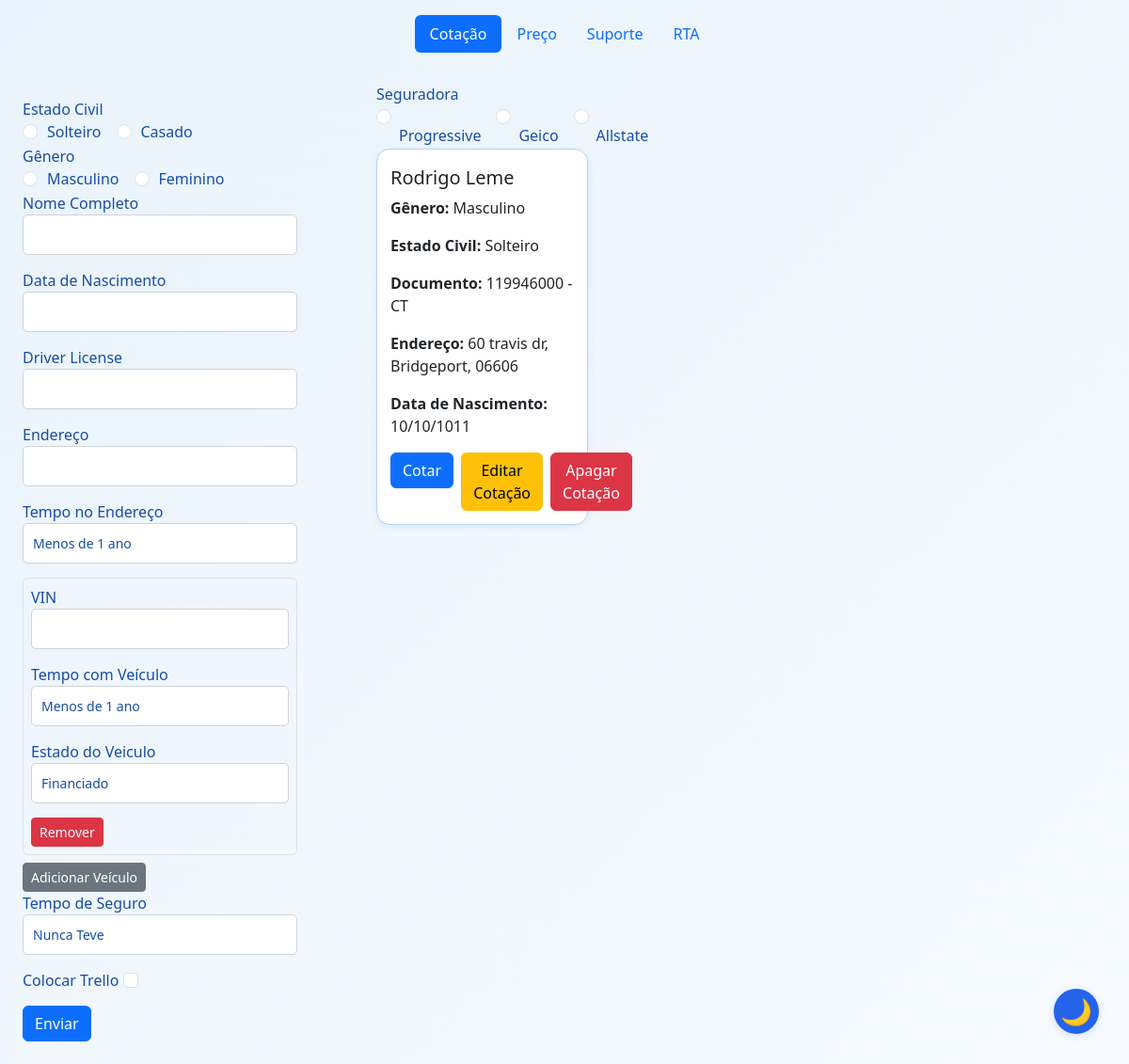
The page / on the database its author committed.
### app/models/cotacao_db.py (models this page shows)
class Cotacao(db.Model):
    __tablename__ = 'cotacao'
    id = db.Column(db.Integer, primary_key=True)
    genero = db.Column(db.String(50), nullable=False)
    nome = db.Column(db.String(100), nullable=False)
    documento = db.Column(db.String(50), nullable=False)
    endereco = db.Column(db.String(200), nullable=False)
    tempo_de_seguro = db.Column(db.String(50), nullable=False)
    data_nascimento = db.Column(db.String(50), nullable=False)
    tempo_no_endereco = db.Column(db.String(50), nullable=False)
    trello_card_id = db.Column(db.String(100))
    estado_civil = db.Column(db.String(20), nullable=False, default='Solteiro')
    nome_conjuge = db.Column(db.String(100))
    data_nascimento_conjuge = db.Column(db.String(50))
    documento_conjuge = db.Column(db.String(50))
    vehicles_json = db.Column(db.Text, nullable=False)  # Armazena lista de veículos em JSON

### app/routes/cotacao_routes.py (the view)
@cotacao_bp.route('/', methods=['GET', 'POST'])
def cotacao():
    cotacao_form = CotacaoForm()
    seguradora_form = SeguradoraForm()
    if cotacao_form.is_submitted():
        veiculos_count = 0
        while f"veiculos-{veiculos_count}-vin" in (cotacao_form.data or {}):
            veiculos_count += 1
        while len(cotacao_form.veiculos.entries) < veiculos_count:
            cotacao_form.veiculos.append_entry()
    if cotacao_form.validate_on_submit():
        dados = extrair_dados_formulario(cotacao_form)
        trello_card_id = None
        if cotacao_form.colocar_trello.data:
            trello = Trello()
            email = f"{dados['nome'].lower().replace(' ', '')}@outlook.com"
            dados_sem_veiculos = dict(dados)
            dados_sem_veiculos.pop('veiculos', None)
            trello_card_id = trello.criar_carta(
                **dados_sem_veiculos,
                veiculos=json.dumps(dados['veiculos']),
                email=email
            )
        cotacao = Cotacao(
            genero=dados['genero'],
            nome=dados['nome'],
            documento=dados['documento'],
            endereco=dados['endereco'],
            tempo_de_seguro=dados['tempo_de_seguro'],
            data_nascimento=dados['data_nascimento'],
            tempo_no_endereco=dados['tempo_no_endereco'],
            estado_civil=dados['estado_civil'],
            nome_conjuge=dados['nome_conjuge'],
            data_nascimento_conjuge=dados['data_nascimento_conjuge'],
            documento_conjuge=dados['documento_conjuge'],
            vehicles_json=json.dumps(dados['veiculos']),
            trello_card_id=trello_card_id
        )
        db.session.add(cotacao)
        db.session.commit()
        return redirect(url_for('cotacao.cotacao'))
    else:
        print("Erro na validação do formulário:", cotacao_form.errors)
    cotacoes = Cotacao.query.all()
    return render_template('cotacao.html', form=cotacao_form, cotacoes=cotacoes, form_seguradora=seguradora_form)

### app/forms/veiculo_form.py
class VeiculoForm(FlaskForm):
    class Meta:
        csrf = False
    vin = StringField('VIN', validators=[DataRequired()])
    tempo_com_veiculo = SelectField('Tempo com Veículo', choices=[('Menos de 1 ano', 'Menos de 1 ano'), ('1-3 Anos', 'Entre 1 e 3 anos'), ('Mais de 5 Anos', '5 Anos ou mais')], validators=[DataRequired()])
    financiado = SelectField('Estado do Veiculo', choices=[('Financiado', 'Financiado'), ('Quitado', 'Quitado')], validators=[DataRequired()])

### app/templates/cotacao.html (shortened to what this page needs)
{% extends "base.html" %}
{% block content %}
<div class="content-container">
    <div class="form-section">
        <form class="small-form" method="post">
            <div class="form-group">
                <label for="estado_civil">{{ form.estado_civil.label }}</label>
                <div class="d-flex">
                    {% for subfield in form.estado_civil %}
                    <div class="form-check form-check-inline">
                        {{ subfield(class="form-check-input") }}
                        <label class="form-check-label" for="{{ subfield.id }}">{{ subfield.label.text }}</label>
                    </div>
                    {% endfor %}
                </div>
            </div>
            <div class="form-group">
                <label for="genero">{{ form.genero.label }}</label>
                <div class="d-flex">
                    {% for subfield in form.genero %}
                    <div class="form-check form-check-inline">
                        {{ subfield(class="form-check-input") }}
                        <label class="form-check-label" for="{{ subfield.id }}">{{ subfield.label.text }}</label>
                    </div>
                    {% endfor %}
                </div>
            </div>
            <div class="form-group">
                <label for="nome">{{ form.nome.label }}</label>
                {{ form.nome(class="form-control") }}
            </div>
            <div class="form-group">
                <label for="data_nascimento">{{ form.data_nascimento.label }}</label>
                {{ form.data_nascimento(class="form-control") }}
            </div>
            <div class="form-group">
                <label for="documento">{{ form.documento.label }}</label>
                {{ form.documento(class="form-control") }}
            </div>
            <div class="form-group">
                <label for="endereco">{{ form.endereco.label }}</label>
                {{ form.endereco(class="form-control") }}
            </div>
            <div class="form-group">
                <label for="tempo_no_endereco">{{ form.tempo_no_endereco.label }}</label>
                {{ form.tempo_no_endereco(class="form-control") }}
            </div>
            <div id="veiculos-list">
                {% for veiculo_form in form.veiculos %}
                <div class="veiculo-item border rounded p-2 mb-2">
                    <div class="form-group">
                        <label>{{ veiculo_form.vin.label }}</label>
                        {{ veiculo_form.vin(class="form-control") }}
                    </div>
                    <div class="form-group">
                        <label>{{ veiculo_form.tempo_com_veiculo.label }}</label>
                        {{ veiculo_form.tempo_com_veiculo(class="form-control") }}
                    </div>
                    <div class="form-group">
                        <label>{{ veiculo_form.financiado.label }}</label>
                        {{ veiculo_form.financiado(class="form-control") }}
                    </div>
                    <button type="button" class="btn btn-danger btn-sm remove-veiculo">Remover</button>
                </div>
                {% endfor %}
            </div>
            <button type="button" class="btn btn-secondary btn-sm" id="add-veiculo">Adicionar Veículo</button>
            <div class="form-group">
                <label for="tempo_de_seguro">{{ form.tempo_de_seguro.label }}</label>
                {{ form.tempo_de_seguro(class="form-control") }}
            </div>
            <div class="form-group">
                <label for="colocar_trello">{{ form.colocar_trello.label }}</label>
                {{ form.colocar_trello(class="form-check-input small-button", id="colocar-trello") }}
            </div>
            <div class="button-group">
                {{ form.submit(class="btn btn-primary") }}
            </div>
        </form>
    </div>
    <div class="content-section">
        <div class="row py-3">
            {% for cotacao in cotacoes %}
            <div class="col-md-3 mb-4">
                <div class="card-container px-3">
                    <div class="seguradora-radios">
                        <div class="form-group">
                            <label for="genero">{{ form_seguradora.seguradora.label }}</label>
                            <div class="d-flex">
                                {% for subfield in form_seguradora.seguradora %}
                                <div class="form-check form-check-inline">
                                    {{ subfield(class="form-check-input") }}
                                    <label class="form-check-label" for="{{ subfield.id }}">{{ subfield.label.text }}</label>
                                </div>
                                {% endfor %}
                            </div>
                        </div>
                        <div class="card h-100">
                            <div class="card-body">
                                <h5 class="card-title">{{ cotacao.nome }}</h5>
                                <p><strong>Gênero:</strong> {{ cotacao.genero }}</p>
                                <p><strong>Estado Civil:</strong> {{ cotacao.estado_civil }}</p>
                                <p><strong>Documento:</strong> {{ cotacao.documento }}</p>
                                <p><strong>Endereço:</strong> {{ cotacao.endereco }}</p>
                                <p><strong>Data de Nascimento:</strong> {{ cotacao.data_nascimento }}</p>
                                <div class="d-flex gap-2">
                                    <form id="cotar-form-{{ cotacao.id }}"
                                        action="{{ url_for('cotar.cotar', cotacao_id=cotacao.id) }}" method="POST">
                                        <button type="button" class="btn btn-primary"
                                            onclick="submitCotarForm({{ cotacao.id }})">Cotar</button>
                                    </form>
                                    <a href="{{ url_for('editar.editarCotacao', cotacao_id=cotacao.id) }}" class="btn btn-warning">
                                        Editar Cotação
                                    </a>
                                    <form action="{{ url_for('apagar.apagarCotacao', cotacao_id=cotacao.id) }}"
                                        method="POST">
                                        <button type="submit" class="btn btn-danger">Apagar Cotação</button>
                                    </form>
                                </div>
                            </div>
                        </div>
                    </div>
                </div>
            </div>
            {% endfor %}
        </div>
    </div>
</div>
{% endblock %}

### app/static/style.css (style rules this page uses)
body, html { height: 100%; margin: 0; padding: 0; font-family: 'Segoe UI', 'Roboto', Arial, sans-serif; transition: background 0.5s, color 0.5s; }
body.light-mode { background: linear-gradient(135deg, #eaf3fb 0%, #f7fbff 100%); color: #174ea6; }
.form-control { width: 100%; padding: 10px; font-size: 14px; border: 1px solid #ced4da; border-radius: 5px; margin-bottom: 15px; background: #fff; color: #174ea6; transition: background 0.5s, color 0.5s, border-color 0.5s; }
.d-flex .form-check-input { margin-right: 10px; }
.button-group { display: flex; gap: 10px; margin-top: 15px; }
.content-container { display: flex; flex-wrap: wrap; gap: 0; min-height: 70vh; }
.form-section { width: 340px; min-width: 300px; max-width: 400px; padding: 32px 24px 24px 24px; background: transparent; border-radius: 12px; box-shadow: none; margin-right: 32px; }
.content-section { flex: 1; padding: 0 12px; }
.card-container { position: relative; padding: 0; margin-bottom: 24px; transition: z-index 0.2s; overflow: visible; }
.card { border-radius: 14px; box-shadow: 0 2px 8px rgba(23, 78, 166, 0.08); border: 1.5px solid #b3d1f7; background: #fff; transition: box-shadow 0.2s, border-color 0.2s; position: relative; z-index: 1; }
.card-body { padding: 18px 14px 14px 14px; }
.card-container .seguradora-radios { transition: transform 0.2s cubic-bezier(.4,2,.6,1), box-shadow 0.2s; margin-bottom: 18px; transform-origin: top center; position: relative; z-index: 2; }
.card-container .seguradora-radios input, .card-container .seguradora-radios label { pointer-events: auto; position: relative; z-index: 3; }
.content-section .row { display: flex; flex-wrap: wrap; margin-left: -8px; margin-right: -8px; }
.content-section .col-md-3 { flex: 0 0 25%; max-width: 25%; padding-left: 8px; padding-right: 8px; }
@media (max-width: 1200px) { .content-section .col-md-3 { flex: 0 0 33.3333%; max-width: 33.3333%; } }

### rows shown on the page
Cotacao: seguradora.label "Seguradora", label.text "Progressive" "Geico" "Allstate", nome "Rodrigo Leme", genero "Masculino", estado_civil "Solteiro", documento "119946000 - CT", endereco "60 travis dr, Bridgeport, 06606", data_nascimento "10/10/1011"

### other values the page prints
{{ subfield.label.text }} "Solteiro" "Casado"
{{ subfield.label.text }} "Masculino" "Feminino"
{{ veiculo_form.vin.label }} "VIN"
{{ veiculo_form.tempo_com_veiculo.label }} "Tempo com Veículo"
{{ veiculo_form.financiado.label }} "Estado do Veiculo"
